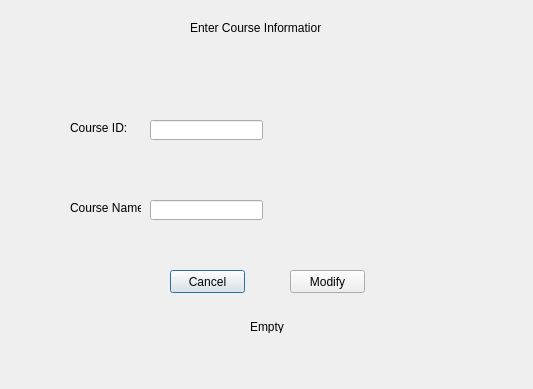
<?xml version="1.0" encoding="UTF-8"?>
<ui version="4.0">
 <class>Dialog</class>
 <widget class="QDialog" name="Dialog">
  <property name="geometry">
   <rect>
    <x>0</x>
    <y>0</y>
    <width>533</width>
    <height>389</height>
   </rect>
  </property>
  <property name="windowTitle">
   <string>Dialog</string>
  </property>
  <widget class="QLabel" name="label">
   <property name="geometry">
    <rect>
     <x>190</x>
     <y>20</y>
     <width>131</width>
     <height>16</height>
    </rect>
   </property>
   <property name="text">
    <string>Enter Course Information</string>
   </property>
  </widget>
  <widget class="QLabel" name="label_2">
   <property name="geometry">
    <rect>
     <x>70</x>
     <y>120</y>
     <width>61</width>
     <height>16</height>
    </rect>
   </property>
   <property name="text">
    <string>Course ID:</string>
   </property>
  </widget>
  <widget class="QLabel" name="label_3">
   <property name="geometry">
    <rect>
     <x>70</x>
     <y>200</y>
     <width>71</width>
     <height>16</height>
    </rect>
   </property>
   <property name="text">
    <string>Course Name:</string>
   </property>
  </widget>
  <widget class="QLabel" name="label1">
   <property name="geometry">
    <rect>
     <x>250</x>
     <y>320</y>
     <width>47</width>
     <height>13</height>
    </rect>
   </property>
   <property name="text">
    <string>Empty</string>
   </property>
  </widget>
  <widget class="QPushButton" name="cancel">
   <property name="geometry">
    <rect>
     <x>170</x>
     <y>270</y>
     <width>75</width>
     <height>23</height>
    </rect>
   </property>
   <property name="text">
    <string>Cancel</string>
   </property>
  </widget>
  <widget class="QPushButton" name="modButton">
   <property name="geometry">
    <rect>
     <x>290</x>
     <y>270</y>
     <width>75</width>
     <height>23</height>
    </rect>
   </property>
   <property name="text">
    <string>Modify</string>
   </property>
  </widget>
  <widget class="QLineEdit" name="crsID">
   <property name="geometry">
    <rect>
     <x>150</x>
     <y>120</y>
     <width>113</width>
     <height>20</height>
    </rect>
   </property>
  </widget>
  <widget class="QLineEdit" name="crsName">
   <property name="geometry">
    <rect>
     <x>150</x>
     <y>200</y>
     <width>113</width>
     <height>20</height>
    </rect>
   </property>
  </widget>
 </widget>
 <resources/>
 <connections/>
</ui>
